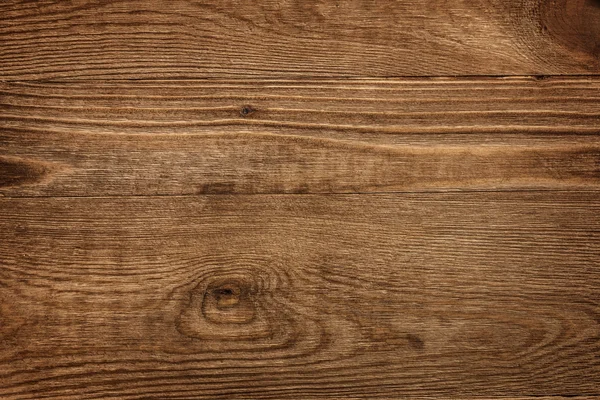
#> input picture Computação Gráfica e PDI/opencvProjeto/aa.jpg, 600 x 400 px
$ python trianguloText1FPS.py
#> lines starting #> are read from the running program, lines starting #| are printed output that depends on the picture; after the words box and inside, x2 and y2 are one past the last pixel; in counts of white or black regions, pixels touching at a corner belong together
#> further down, texture is the input picture: shape (400, 600, 3); mean B, G, R 56.1, 89.8, 131.3
import cv2
import numpy as np
import time

# Função para desenhar um triângulo texturizado
def draw_textured_triangle(img, center, size, texture, angle):
#> called with center = (50, 50), size = 60, angle = 0.00232
    height, width, _ = img.shape
#> height = 100; width = 100
    half_size = size // 2
    points = np.array([[center[0], center[1] - half_size],
                       [center[0] - half_size, center[1] + half_size],
                       [center[0] + half_size, center[1] + half_size]], np.int32)
    points = points.reshape((-1, 1, 2))

    # Criar uma máscara para o triângulo
    mask = np.zeros((height, width), np.uint8)
    cv2.fillPoly(mask, [points], 255)
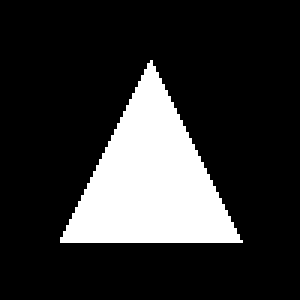
#> mask: shape (100, 100) (shown 3 times larger); 18.9% white; 1 white region, box (x1, y1, x2, y2) and area: (20, 20, 81, 81) 1891

    # Redimensionar a textura para as dimensões do triângulo
    resized_texture = cv2.resize(texture, (width, height))
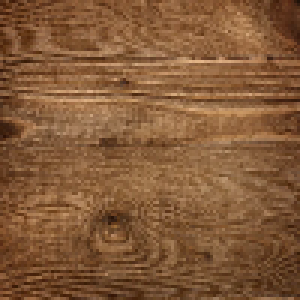
#> resized_texture: shape (100, 100, 3) (shown 3 times larger); mean B, G, R 56.2, 89.9, 131.4

    # Criar uma imagem preta para o triângulo texturizado
    textured_triangle = np.zeros_like(img)

    # Aplicar a textura usando a máscara
    textured_triangle[mask > 0] = resized_texture[mask > 0]
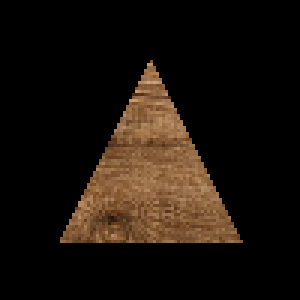
#> textured_triangle: shape (100, 100, 3) (shown 3 times larger); mean B, G, R 11.5, 18.4, 26.1

    # Aplica a transformação de rotação na imagem
    M = cv2.getRotationMatrix2D(center, angle, 1)
    rotated_textured_triangle = cv2.warpAffine(textured_triangle, M, (width, height))

    return rotated_textured_triangle

# Carregar uma textura (substitua 'sua_textura.jpg' pelo caminho da sua própria textura)
texture = cv2.imread('aa.jpg')

# Cria uma imagem para o triângulo texturizado
textured_triangle = np.zeros((100, 100, 3), np.uint8)

center = (50, 50)
size = 60

# Loop para girar o triângulo continuamente e medir o FPS
start_time = time.time()
frame_count = 0

while True:
    # Calcula o ângulo de rotação com base no tempo
    elapsed_time = time.time() - start_time
    if elapsed_time == 0:
        fps = 0
    else:
        angle = elapsed_time * 50  # Ajuste o fator de rotação conforme necessário

        # Desenha e rotaciona o triângulo texturizado
        rotated_textured_triangle = draw_textured_triangle(textured_triangle.copy(), center, size, texture, angle)

        # Exibe o FPS na imagem
        fps = frame_count / elapsed_time
        cv2.putText(rotated_textured_triangle, f"FPS: {fps:.2f}", (10, 30), cv2.FONT_HERSHEY_SIMPLEX, 0.5, (0, 0, 255), 1)
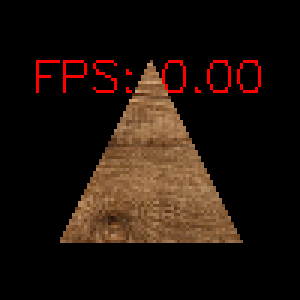
#> rotated_textured_triangle: shape (100, 100, 3) (shown 3 times larger); 1.69% of pixels changed, all inside (x1, y1, x2, y2) = (12, 20, 87, 31)

        # Exibe a imagem na janela
        cv2.imshow('Textured Rotating Triangle', rotated_textured_triangle)

    # Atualiza o contador de frames
    frame_count += 1

    # Verifica se a tecla 'q' foi pressionada para sair do loop
    if cv2.waitKey(1) & 0xFF == ord('q'):
#> (key q is pressed here)
        break

# Fecha a janela
cv2.destroyAllWindows()
